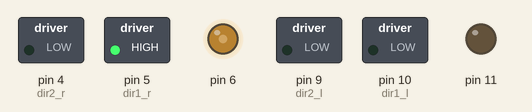
Recording of a sketch running on a simulated Arduino Uno, built with avr-gcc and run on an emulated ATmega328P. Shown: switched loads named in the sketch (green lamp = pin HIGH), output pins drawn as LEDs (lit = HIGH). At 2.0 s the program stops and its outputs stay as they are.

Above: at 0.1 s.
At 1.1 s:
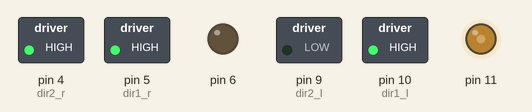
At 2.1 s:
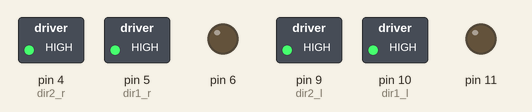
Timing chart, 0 to 3.5 s (numbered marks = the images above):
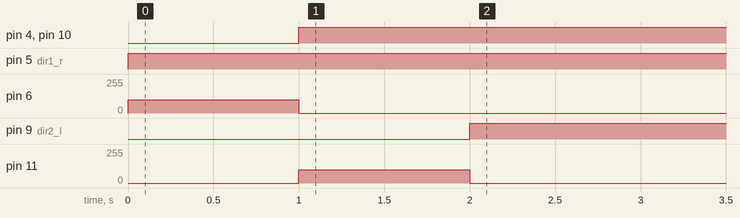

The sketch:

TestMotorbyBoreal.ino
```cpp
// pwm port 3,5,6, 9, 10, 11
const int pwm_l = 11;
const int dir1_l = 10;
const int dir2_l = 9;
const int pwm_r = 6;
const int dir1_r = 5;
const int dir2_r = 4;

void motor(char dirpin1,char dirpin2, char pwmpin,char state,int val)
{
  if (val == 0){
    analogWrite(pwmpin,val);
    digitalWrite(dirpin1,HIGH);
    digitalWrite(dirpin2,HIGH);
    return;
  }

 if(state==1)
 {
    analogWrite(pwmpin,val);
    digitalWrite(dirpin1,HIGH);
    digitalWrite(dirpin2,LOW);
 }
 else if(state==0)
 {
    analogWrite(pwmpin,val);
    digitalWrite(dirpin1,LOW);
    digitalWrite(dirpin2,HIGH);
 }
}

void runforward(int i)   //前进
{
  motor(dir1_r,dir2_r, pwm_r, 1, i);
  motor(dir1_l,dir2_l, pwm_l, 1, i);
}
void runback(int j)    //后退
{
  motor(dir1_r,dir2_r, pwm_r, 0, j);
  motor(dir1_l,dir2_l, pwm_l, 0, j);
}
void turnL(int m)     //左转
{
  motor(dir1_r,dir2_r, pwm_r, 1, m);
  motor(dir1_l,dir2_l, pwm_l, 0, m);
}
void turnR(int n)      //右转
{
  motor(dir1_r,dir2_r, pwm_r, 0, n);
  motor(dir1_l,dir2_l, pwm_l, 1, n);
}
void stop()            //停止
{
  motor(dir1_r,dir2_r, pwm_r, 0, 0);
  motor(dir1_l,dir2_l, pwm_l, 1, 0);
}

void setup()
{
   pinMode(dir1_l, OUTPUT);
   pinMode(dir1_r, OUTPUT);
   pinMode(dir2_l, OUTPUT);
   pinMode(dir2_r, OUTPUT);
}

void loop()
{
   motor(dir1_r,dir2_r, pwm_r, 1, 100);
   delay(1000);
   motor(dir1_r,dir2_r, pwm_r, 1, 0);

   motor(dir1_l,dir2_l, pwm_l, 1, 100);
   delay(1000);
   motor(dir1_l,dir2_l, pwm_l, 1, 0);
   while(1){
   }
   /*
   runforward(180);
   delay(1000);
   runback(180);
   delay(1000);
   turnL(180);
   delay(1000);
   turnR(180);
   delay(1000);
   */
}
```

Measured:
- by itself, pin 4 (dir2_r), pin 10 (dir1_l): LOW → HIGH at 1.0 s
- by itself, pin 5 (dir1_r): LOW → HIGH at 0.00 s
- by itself, pin 6: 0/255 → 100/255 at 0.00 s, → 0/255 1.0 s later
- by itself, pin 9 (dir2_l): LOW → HIGH at 2.0 s
- by itself, pin 11: 0/255 → 100/255 at 1.0 s, → 0/255 1.0 s later
